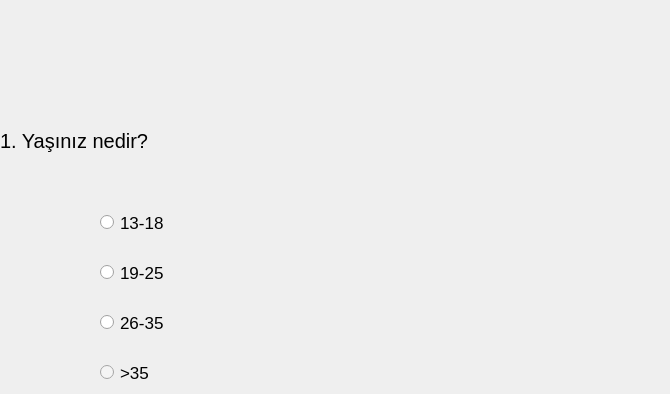
   <widget class="QWidget" name="tab">
    <attribute name="title">
     <string>Tab 1</string>
    </attribute>
    <widget class="QLabel" name="label_1">
     <property name="geometry">
      <rect>
       <x>0</x>
       <y>100</y>
       <width>661</width>
       <height>81</height>
      </rect>
     </property>
     <property name="font">
      <font>
       <pointsize>15</pointsize>
      </font>
     </property>
     <property name="text">
      <string>1. Yaşınız nedir?</string>
     </property>
    </widget>
    <widget class="QRadioButton" name="A_radioButton_Age">
     <property name="geometry">
      <rect>
       <x>100</x>
       <y>210</y>
       <width>65</width>
       <height>25</height>
      </rect>
     </property>
     <property name="font">
      <font>
       <pointsize>13</pointsize>
      </font>
     </property>
     <property name="text">
      <string>13-18</string>
     </property>
    </widget>
    <widget class="QRadioButton" name="B_radioButton_Age">
     <property name="geometry">
      <rect>
       <x>100</x>
       <y>260</y>
       <width>65</width>
       <height>25</height>
      </rect>
     </property>
     <property name="font">
      <font>
       <pointsize>13</pointsize>
      </font>
     </property>
     <property name="text">
      <string>19-25</string>
     </property>
    </widget>
    <widget class="QRadioButton" name="D_radioButton_Age">
     <property name="geometry">
      <rect>
       <x>100</x>
       <y>360</y>
       <width>53</width>
       <height>25</height>
      </rect>
     </property>
     <property name="palette">
      <palette>
       <active>
        <colorrole role="Button">
         <brush brushstyle="SolidPattern">
          <color alpha="255">
           <red>244</red>
           <green>244</green>
           <blue>244</blue>
          </color>
         </brush>
        </colorrole>
        <colorrole role="Base">
         <brush brushstyle="SolidPattern">
          <color alpha="255">
           <red>244</red>
           <green>244</green>
           <blue>244</blue>
          </color>
         </brush>
        </colorrole>
        <colorrole role="Window">
         <brush brushstyle="SolidPattern">
          <color alpha="255">
           <red>244</red>
           <green>244</green>
           <blue>244</blue>
          </color>
         </brush>
        </colorrole>
       </active>
       <inactive>
        <colorrole role="Button">
         <brush brushstyle="SolidPattern">
          <color alpha="255">
           <red>244</red>
           <green>244</green>
           <blue>244</blue>
          </color>
         </brush>
        </colorrole>
        <colorrole role="Base">
         <brush brushstyle="SolidPattern">
          <color alpha="255">
           <red>244</red>
           <green>244</green>
           <blue>244</blue>
          </color>
         </brush>
        </colorrole>
        <colorrole role="Window">
         <brush brushstyle="SolidPattern">
          <color alpha="255">
           <red>244</red>
           <green>244</green>
           <blue>244</blue>
          </color>
         </brush>
        </colorrole>
       </inactive>
       <disabled>
        <colorrole role="Button">
         <brush brushstyle="SolidPattern">
          <color alpha="255">
           <red>244</red>
           <green>244</green>
           <blue>244</blue>
          </color>
         </brush>
        </colorrole>
        <colorrole role="Base">
         <brush brushstyle="SolidPattern">
          <color alpha="255">
           <red>244</red>
           <green>244</green>
           <blue>244</blue>
          </color>
         </brush>
        </colorrole>
        <colorrole role="Window">
         <brush brushstyle="SolidPattern">
          <color alpha="255">
           <red>244</red>
           <green>244</green>
           <blue>244</blue>
          </color>
         </brush>
        </colorrole>
       </disabled>
      </palette>
     </property>
     <property name="font">
      <font>
       <pointsize>13</pointsize>
      </font>
     </property>
     <property name="text">
      <string>&gt;35</string>
     </property>
    </widget>
    <widget class="QRadioButton" name="C_radioButton_Age">
     <property name="geometry">
      <rect>
       <x>100</x>
       <y>310</y>
       <width>65</width>
       <height>25</height>
      </rect>
     </property>
     <property name="font">
      <font>
       <pointsize>13</pointsize>
      </font>
     </property>
     <property name="text">
      <string>26-35</string>
     </property>
    </widget>
   </widget>
